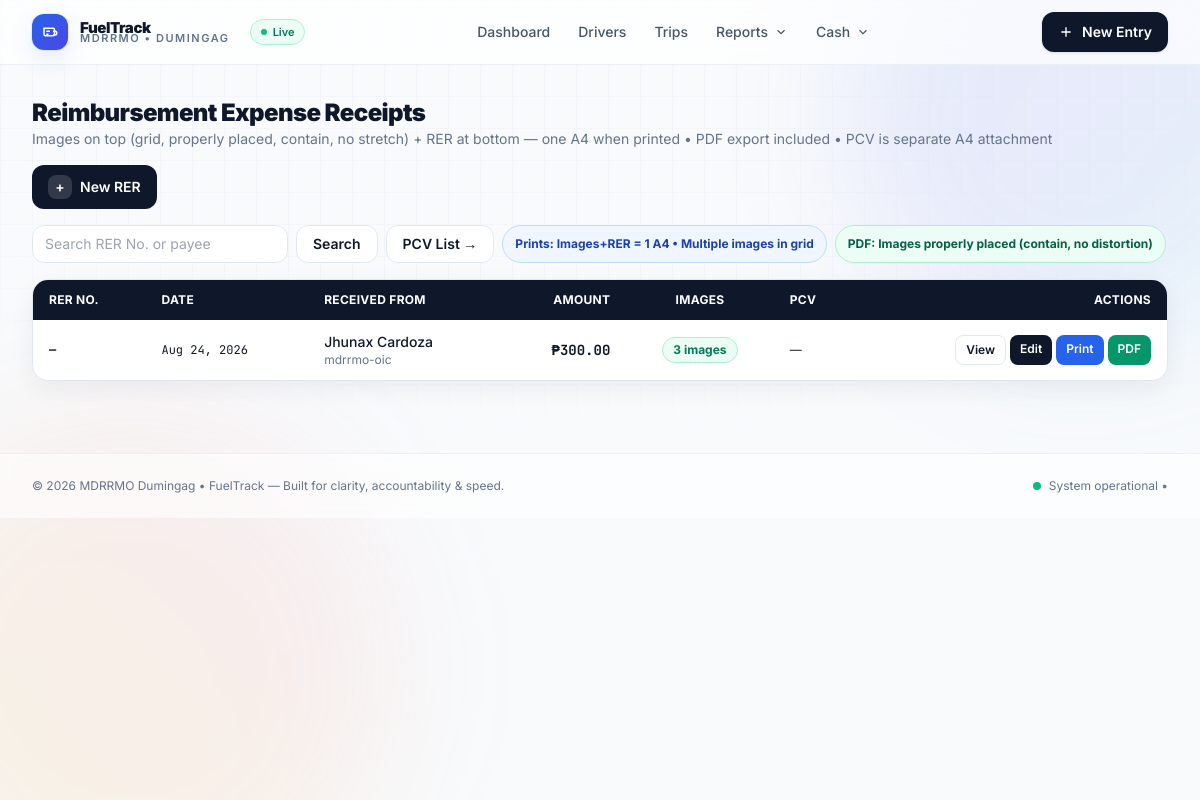
The app's page /rer/ with its own data.
### fuel/models.py (models this page shows, shortened)
class ReimbursementExpenseReceipt(models.Model):
    entity_name = models.CharField(max_length=150, blank=True, default="")
    fund_cluster = models.CharField(max_length=100, blank=True)
    receipt_date = models.DateField(default=date.today)
    rer_no = models.CharField(max_length=50, blank=True, verbose_name="RER No.")
    received_from_name = models.CharField(max_length=150, blank=True, verbose_name="Received from (Name)")
    received_from_designation = models.CharField(max_length=150, blank=True, verbose_name="Official Designation")
    amount_in_words = models.CharField(max_length=255, blank=True, verbose_name="Amount in Words")
    amount_in_figures = models.DecimalField(max_digits=12, decimal_places=2, default=0, verbose_name="Amount in Figures (P)")
    in_payment_for = models.TextField(blank=True, verbose_name="In payment for", help_text="e.g., Payments for subsistence, services, rental or transportation should show inclusive dates, purpose, distance, points of travel, etc.")
    payee_signature_name = models.CharField(max_length=150, blank=True, verbose_name="Payee Name")
    payee_address = models.CharField(max_length=255, blank=True)
    payee_residence_cert_no = models.CharField(max_length=100, blank=True)
    payee_residence_date = models.DateField(null=True, blank=True)
    payee_residence_place = models.CharField(max_length=150, blank=True)
    witness_signature_name = models.CharField(max_length=150, blank=True, verbose_name="Witness Name")
    witness_address = models.CharField(max_length=255, blank=True)
    witness_residence_cert_no = models.CharField(max_length=100, blank=True)
    witness_residence_date = models.DateField(null=True, blank=True)
    witness_residence_place = models.CharField(max_length=150, blank=True)
    attached_image = models.ImageField(upload_to=rer_image_path, null=True, blank=True)
    petty_cash_voucher = models.ForeignKey(PettyCashVoucher, null=True, blank=True, on_delete=models.SET_NULL, related_name="rers")
    created_at = models.DateTimeField(auto_now_add=True)
    updated_at = models.DateTimeField(auto_now=True)
    class Meta:
        ordering = ['-receipt_date', '-id']
        verbose_name = "Reimbursement Expense Receipt"
        verbose_name_plural = "Reimbursement Expense Receipts"

### fuel/views.py (the view)
# urls.py: path('rer/', views.RERListView.as_view(), name='rer_list'),
class RERListView(ListView):
    model = ReimbursementExpenseReceipt
    template_name = 'fuel/rer_list.html'
    context_object_name = 'receipts'
    paginate_by = 20
    def get_queryset(self):
        qs = super().get_queryset().select_related('petty_cash_voucher').prefetch_related('images')
        q = self.request.GET.get('q')
        if q:
            qs = qs.filter(received_from_name__icontains=q) | qs.filter(rer_no__icontains=q)
        return qs

### templates/fuel/rer_list.html (shortened to what this page needs)
{% extends "base.html" %}
{% load humanize %}
{% block content %}
<div class="flex flex-wrap items-start justify-between gap-4">
    <div>
        <h1 class="text-2xl font-black tracking-tight">Reimbursement Expense Receipts</h1>
        <p class="text-sm text-slate-500">Images on top (grid, properly placed, contain, no stretch) + RER at bottom — one A4 when printed • PDF export included • PCV is separate A4 attachment</p>
    </div>
    <a href="{% url 'rer_new' %}" class="inline-flex items-center gap-2 rounded-xl bg-slate-900 px-4 py-2.5 text-sm font-semibold text-white hover:bg-black">
        <span class="h-6 w-6 rounded-lg bg-white/15 grid place-items-center">+</span> New RER
    </a>
</div>
<div class="mt-4 flex flex-wrap gap-2">
    <form method="get" class="flex gap-2">
        <input type="text" name="q" value="{{ request.GET.q }}" placeholder="Search RER No. or payee" class="rounded-xl border border-slate-200 bg-white px-3 py-2 text-sm w-64 focus:outline-none focus:ring-4 focus:ring-blue-500/10 focus:border-blue-500">
        <button type="submit" class="rounded-xl bg-white border border-slate-200 px-4 py-2 text-sm font-semibold hover:bg-slate-50">Search</button>
    </form>
    <a href="{% url 'pcv_list' %}" class="rounded-xl border border-slate-200 bg-white px-4 py-2 text-sm font-semibold hover:bg-slate-50">PCV List →</a>
    <span class="inline-flex items-center gap-1 rounded-full bg-blue-50 border border-blue-200 px-3 py-1 text-xs font-bold text-blue-800">Prints: Images+RER = 1 A4 • Multiple images in grid</span>
    <span class="inline-flex items-center gap-1 rounded-full bg-emerald-50 border border-emerald-200 px-3 py-1 text-xs font-bold text-emerald-800">PDF: Images properly placed (contain, no distortion)</span>
</div>
{% if receipts %}
<div class="mt-4 overflow-hidden rounded-2xl border border-slate-200 bg-white shadow-soft">
    <div class="overflow-x-auto">
        <table class="w-full text-sm">
            <thead class="bg-slate-900 text-white text-xs uppercase tracking-wide">
                <tr>
                    <th class="px-4 py-3 text-left">RER No.</th>
                    <th class="px-4 py-3 text-left">Date</th>
                    <th class="px-4 py-3 text-left">Received from</th>
                    <th class="px-4 py-3 text-right">Amount</th>
                    <th class="px-4 py-3 text-center">Images</th>
                    <th class="px-4 py-3 text-left">PCV</th>
                    <th class="px-4 py-3 text-right">Actions</th>
                </tr>
            </thead>
            <tbody class="divide-y divide-slate-100">
                {% for r in receipts %}
                <tr class="hover:bg-slate-50">
                    <td class="px-4 py-3 font-mono text-xs font-bold">{{ r.rer_no|default:"—" }}</td>
                    <td class="px-4 py-3 font-mono text-xs">{{ r.receipt_date|date:"M d, Y" }}</td>
                    <td class="px-4 py-3">
                        <p class="font-medium">{{ r.received_from_name|default:"—" }}</p>
                        <p class="text-xs text-slate-500">{{ r.received_from_designation|default:"" }}</p>
                    </td>
                    <td class="px-4 py-3 text-right font-mono font-bold">₱{{ r.amount_in_figures|floatformat:2|intcomma }}</td>
                    <td class="px-4 py-3 text-center">
                        {% with cnt=r.images.count %}
                        {% if cnt > 0 %}
                            <span class="inline-flex items-center gap-1 rounded-full bg-emerald-50 border border-emerald-200 px-2.5 py-1 text-xs font-bold text-emerald-700">{{ cnt }} image{{ cnt|pluralize }}</span>
                        {% elif r.attached_image %}
                            <span class="inline-flex h-7 w-7 rounded-lg bg-amber-50 border border-amber-200 text-amber-700 items-center justify-center text-xs" title="Legacy single image">1</span>
                        {% else %}
                            <span class="inline-flex h-7 w-7 rounded-lg bg-slate-100 border border-slate-200 text-slate-400 items-center justify-center text-xs">—</span>
                        {% endif %}
                        {% endwith %}
                    </td>
                    <td class="px-4 py-3 text-xs">{% if r.petty_cash_voucher %}PCV {{ r.petty_cash_voucher.voucher_no|default:r.petty_cash_voucher.pk }}{% else %}—{% endif %}</td>
                    <td class="px-4 py-3">
                        <div class="flex justify-end gap-1 flex-wrap">
                            <a href="{% url 'rer_detail' r.pk %}" class="rounded-lg border border-slate-200 bg-white px-2.5 py-1.5 text-xs font-semibold hover:bg-slate-50">View</a>
                            <a href="{% url 'rer_edit' r.pk %}" class="rounded-lg bg-slate-900 px-2.5 py-1.5 text-xs font-semibold text-white hover:bg-black">Edit</a>
                            <a href="{% url 'rer_print' r.pk %}" target="_blank" class="rounded-lg bg-blue-600 px-2.5 py-1.5 text-xs font-semibold text-white hover:bg-blue-700">Print</a>
                            <a href="{% url 'rer_export_pdf' r.pk %}" target="_blank" class="rounded-lg bg-emerald-600 px-2.5 py-1.5 text-xs font-semibold text-white hover:bg-emerald-700">PDF</a>
                        </div>
                    </td>
                </tr>
                {% endfor %}
            </tbody>
        </table>
    </div>
</div>
{% endif %}
{% endblock %}

### templates/base.html (style rules this page uses)
* { -webkit-font-smoothing: antialiased; -moz-osx-font-smoothing: grayscale; }
body { font-family: Inter, ui-sans-serif, system-ui; }

### records on screen
ReimbursementExpenseReceipt: rer_no "—", receipt_date "Aug 24, 2026", received_from_name "Jhunax Cardoza", received_from_designation "mdrrmo-oic", amount_in_figures "300.00", images.count "3"
